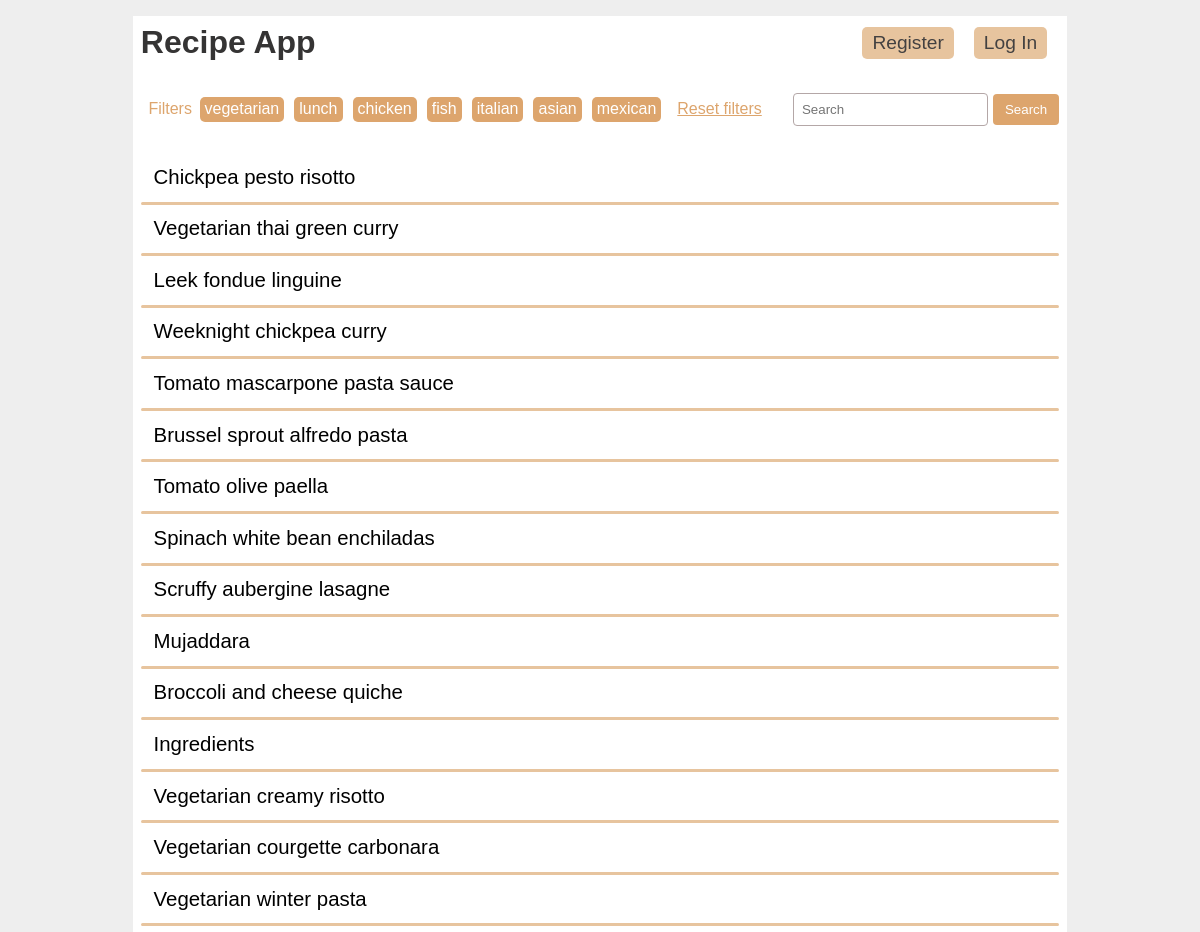
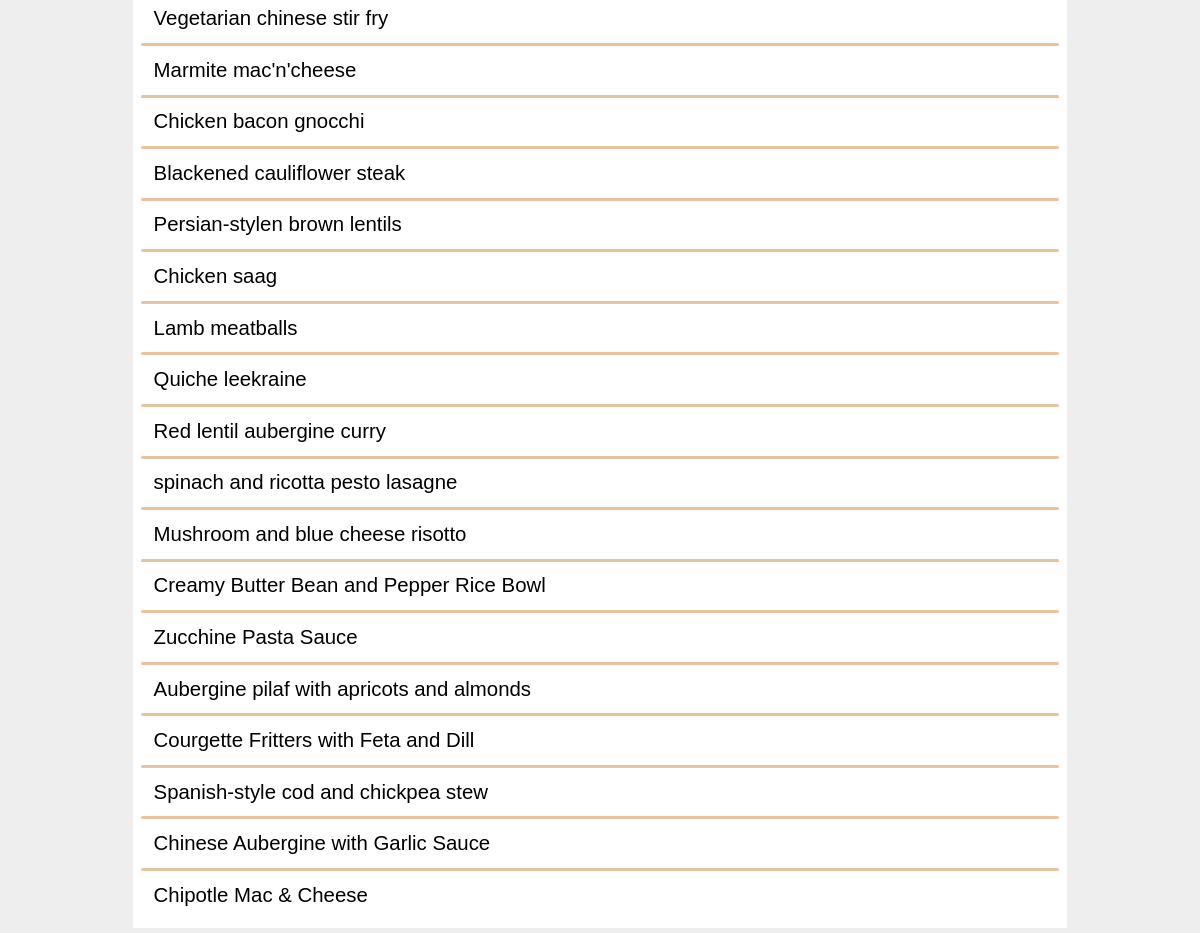
The page / on the database its author committed (2 pictures, top to bottom).
### tables this page shows
CREATE TABLE recipes (
  id INTEGER PRIMARY KEY AUTOINCREMENT,
  title TEXT NOT NULL,
  ingredients TEXT NOT NULL,
  instructions TEXT NOT NULL,
  tags TEXT
);

### app/home.py (the view)
@bp.route('/')
def index():
    recipes = recipe_get_all()
    tags = recipe_get_popular_tags()
    return render_template('recipes/index.html', recipes=recipes, filter_words=tags)

### app/auth.py (called while the page is built)
@bp.before_app_request
def load_logged_in_user():
    user_id = session.get('user_id')
    if user_id is None:
        g.user = None
    else:
        g.user = user_get_user_by_id(user_id)
        if g.user is False:
            print("Warning: User ID is None!")

### app/db.py (called while the page is built)
def get_db():
    if 'db' not in g:
        g.db = sqlite3.connect(
            current_app.config['DATABASE'],
            detect_types=sqlite3.PARSE_DECLTYPES
        )
        g.db.row_factory = sqlite3.Row
    return g.db

def db_get_recipes():
    db = get_db()
    recipes = db.execute(
        'SELECT id, title, ingredients, instructions FROM recipes'
    ).fetchall()
    return  recipes

### app/recipe.py (called while the page is built)
def parse(recipe):
    recipe_fields = ['id', 'title', 'ingredients', 'instructions', 'tags']
    recipe = dict(zip(recipe_fields, recipe))
    return recipe

def format_recipes(cursor, single):
    if single == True:
        result = parse(cursor)
    else:
        result = list()
        for item in cursor:
            recipe = parse(item)
            result.append((recipe))
    return result

def recipe_get_all():
    recipes = db_get_recipes()
    recipe_list = format_recipes(recipes, single=False)
    return recipe_list

def recipe_get_popular_tags():
    tags = ['vegetarian', 'lunch', 'chicken', 'fish', 'italian', 'asian', 'mexican']
    return tags

### app/templates/recipes/index.html (shortened to what this page needs)
{% extends 'base.html' %}
{% block filters %}
<div class="filter-section">
  <div class="filter-buttons">
    <p class="filter-non-tag">Filters</p>
    {% for filter_word in filter_words %}
      <a href="{{ url_for('home.filter_recipes', filter=filter_word) }}" class="filter-button">{{ filter_word }}</a>
    {% endfor %}
    <a href="{{ url_for('home.filter_recipes', filter="reset") }}" class="filter-non-tag">Reset filters</a>
  </div>
  <div class="search-container">
    <form action="{{ url_for('home.search', query='search') }}" method="get">
      <input type="search" placeholder="Search" name="q" class="search-input">
      <button type="submit" class="search-button">Search</button>
    </form>
  </div>
</div>
{% endblock %}
{% block content %}
  <div class="recipe-list">
  {% for recipe in recipes %}
    <div class="recipe-title">
      <a class="action" href="{{ url_for('home.view_full_details', id=recipe['id']) }}">
        <p>{{ recipe['title'] }}</p>
      </a>
    </div>
  {% if not loop.last %}
  <hr>
  {% endif %}
  {% endfor %}
  </div>
{% endblock %}

### app/static/style1.css (style rules this page uses)
p { margin: 0.1rem; padding: 0; }
a { color: var(--font-color); }
hr { border: none; border-top: 0.2rem solid var(--secondary-color); border-radius: 0.1rem; margin: 0.2rem 0rem; }
.filter-section { margin-bottom: 2rem; display: flex; flex-wrap: wrap; align-items: center; }
.filter-buttons { flex: 1; display: flex; flex-wrap: wrap; align-items: center; margin-bottom: 3px; }
.filter-button { display: inline-block; padding: 3px 5px 4px 5px; margin-right: 10px; background-color: var(--primary-color); color: #fff; border-radius: 5px; text-decoration: none; }
.filter-non-tag { color: var(--primary-color); padding: 3px 6px 5px 6px; display: inline-block; }
.search-container form { display: flex; align-items: center; margin-bottom: 3px; }
.search-input { margin-bottom: 0; margin-right: 5px; padding: 8px; border: 1px solid var(--border-color); border-radius: 4px; }
.search-button { padding: 8px 12px; background-color: var(--primary-color); color: white; border: none; border-radius: 4px; cursor: pointer; }
.recipe-title > a:first-of-type { flex: auto; }

### rows shown on the page
recipes: title "Chickpea pesto risotto"
recipes: title "Vegetarian thai green curry"
recipes: title "Leek fondue linguine"
recipes: title "Weeknight chickpea curry"
recipes: title "Tomato mascarpone pasta sauce"
recipes: title "Brussel sprout alfredo pasta"
recipes: title "Tomato olive paella"
recipes: title "Spinach white bean enchiladas"
recipes: title "Scruffy aubergine lasagne"
recipes: title "Mujaddara"
recipes: title "Broccoli and cheese quiche"
recipes: title "Ingredients"
recipes: title "Vegetarian creamy risotto"
recipes: title "Vegetarian courgette carbonara"
recipes: title "Vegetarian winter pasta"
recipes: title "Vegetarian chinese stir fry"
recipes: title "Marmite mac'n'cheese"
recipes: title "Chicken bacon gnocchi"
recipes: title "Blackened cauliflower steak"
recipes: title "Persian-stylen brown lentils"
recipes: title "Chicken saag"
recipes: title "Lamb meatballs"
recipes: title "Quiche leekraine"
recipes: title "Red lentil aubergine curry"
recipes: title "spinach and ricotta pesto lasagne"
recipes: title "Mushroom and blue cheese risotto"
recipes: title "Creamy Butter Bean and Pepper Rice Bowl"
recipes: title "Zucchine Pasta Sauce"
recipes: title "Aubergine pilaf with apricots and almonds"
recipes: title "Courgette Fritters with Feta and Dill"
recipes: title "Spanish-style cod and chickpea stew"
recipes: title "Chinese Aubergine with Garlic Sauce"
recipes: title "Chipotle Mac & Cheese"

### other values the page prints
{{ filter_word }} "vegetarian" "lunch" "chicken" "fish" "italian" "asian" "mexican"
